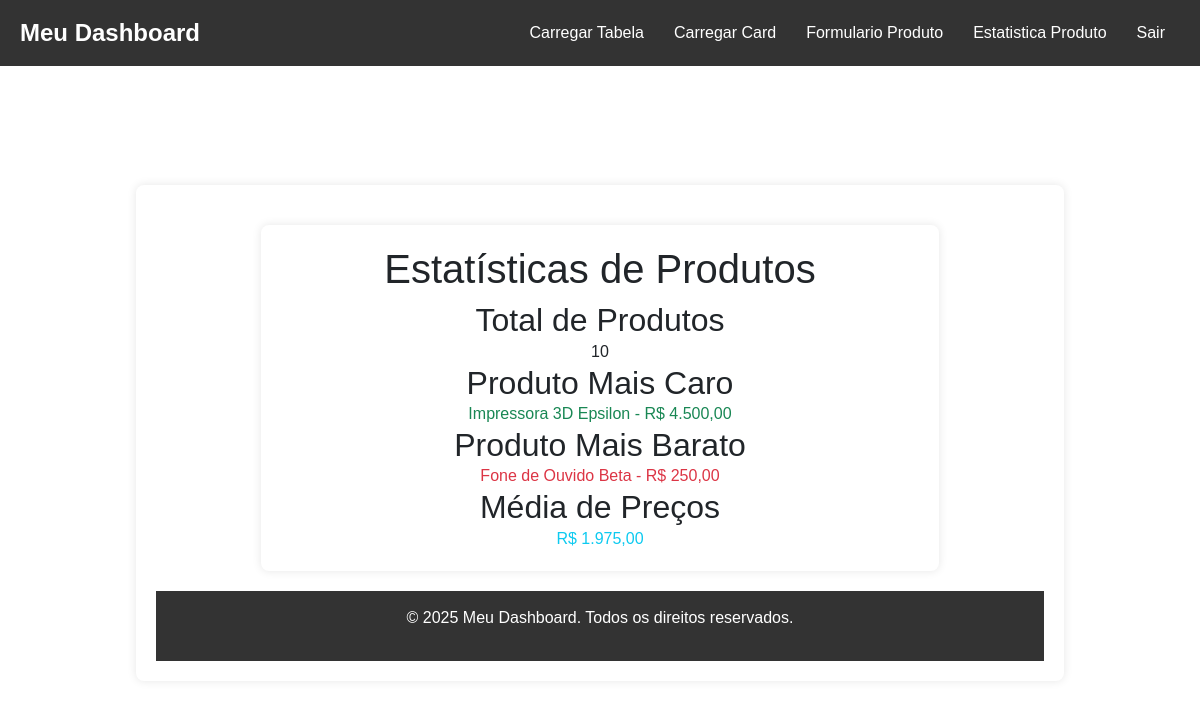
The page /admin/index.php?pagina=estatistica on the database as committed earlier.
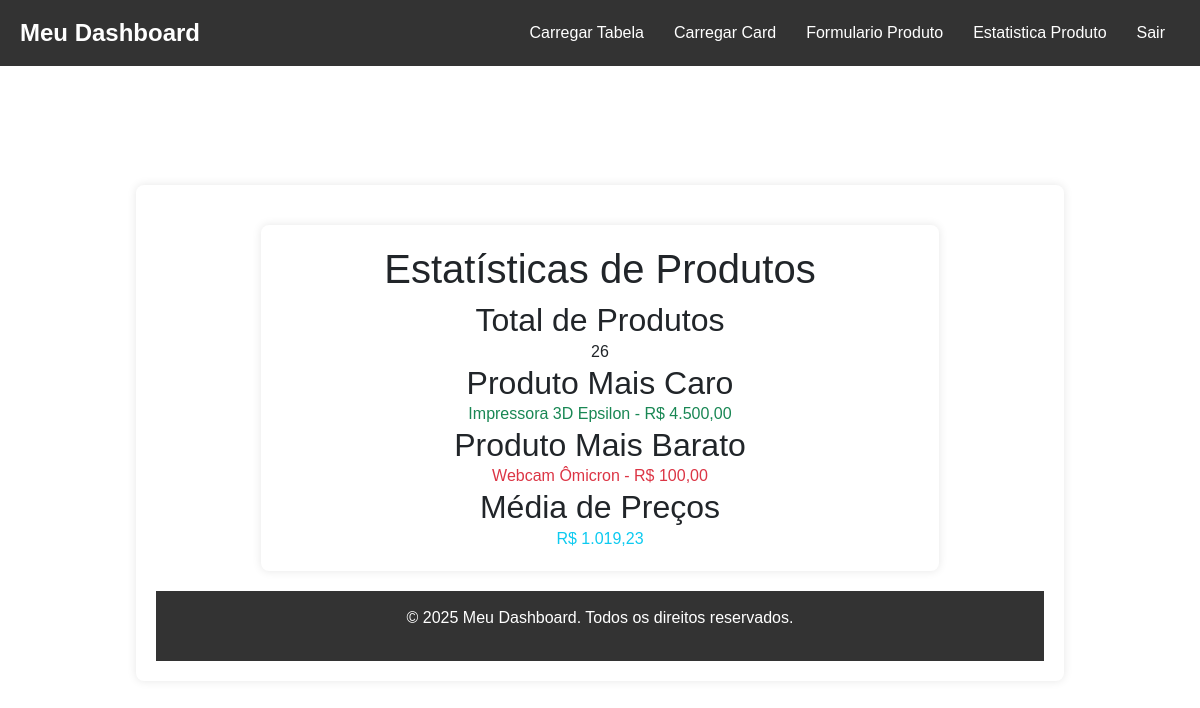
The same page on the database as committed later.
### tables this page shows
CREATE TABLE IF NOT EXISTS `produtos` (
  `idproduto` BIGINT(20) UNSIGNED NOT NULL AUTO_INCREMENT,   
  `nome` VARCHAR(255) NULL DEFAULT NULL,                     
  `descricao` VARCHAR(255) NULL DEFAULT NULL,                
  `preco` DECIMAL(10,2) NULL DEFAULT NULL,                   
  `imagem` VARCHAR(255) NULL DEFAULT NULL,                  
  `link` VARCHAR(255) NULL DEFAULT NULL,                     
  PRIMARY KEY (`idproduto`)                                 

);

### php/funcao.php (the view, shortened to what this page needs)
<?php
function conectar()
{
    $servidor = "db";
    $user = "root";
    $password = "123";
    $banco = "shopee";
    return mysqli_connect($servidor, $user, $password, $banco);
}
function estatisticaProdutos()
{
    $conexao = conectar();
    $sqlTotal = "SELECT COUNT(*) as total FROM `produtos`";
    $resultadoTotal = mysqli_query($conexao, $sqlTotal);
    $totalProdutos = mysqli_fetch_assoc($resultadoTotal)['total'];
    $sqlMaxPreco = "SELECT nome, preco FROM `produtos` ORDER BY preco DESC LIMIT 1";
    $resultadoMaxPreco = mysqli_query($conexao, $sqlMaxPreco);
    $produtoMaisCaro = mysqli_fetch_assoc($resultadoMaxPreco);
    $sqlMinPreco = "SELECT nome, preco FROM `produtos` ORDER BY preco ASC LIMIT 1";
    $resultadoMinPreco = mysqli_query($conexao, $sqlMinPreco);
    $produtoMaisBarato = mysqli_fetch_assoc($resultadoMinPreco);
    $sqlMediaPreco = "SELECT AVG(preco) as media_preco FROM `produtos`";
    $resultadoMediaPreco = mysqli_query($conexao, $sqlMediaPreco);
    $mediaPreco = mysqli_fetch_assoc($resultadoMediaPreco)['media_preco'];
    echo "<div class='container-admin'>
            <div class='content'>
              <h1>Estatísticas de Produtos</h1>
              <div class='card-estatistica'>
                <div class='card-body'>
                  <h2 class='card-title'>Total de Produtos</h2>
                  <p class='card-text'>$totalProdutos</p>
                </div>
              </div>
              <div class='card-estatistica'>
                <div class='card-body'>
                  <h2 class='card-title'>Produto Mais Caro</h2>
                  <p class='card-text text-success'>{$produtoMaisCaro['nome']} - R$ " . number_format($produtoMaisCaro['preco'], 2, ',', '.') . "</p>
                </div>
              </div>
              <div class='card-estatistica'>
                <div class='card-body'>
                  <h2 class='card-title'>Produto Mais Barato</h2>
                  <p class='card-text text-danger'>{$produtoMaisBarato['nome']} - R$ " . number_format($produtoMaisBarato['preco'], 2, ',', '.') . "</p>
                </div>
              </div>
              <div class='card-estatistica'>
                <div class='card-body'>
                  <h2 class='card-title'>Média de Preços</h2>
                  <p class='card-text text-info'>R$ " . number_format($mediaPreco, 2, ',', '.') . "</p>
                </div>
              </div>";
    return $totalProdutos;
}

### admin/index.php (shortened to what this page needs)
<?php
require_once '../php/funcao.php';
?>
<!DOCTYPE html>
<html lang="pt-br">
<head>
  <link rel="stylesheet" href="../css/admin.css" />
  <link rel="stylesheet" href="../css/card.css" />
  <link id="bootstrap-css" rel="stylesheet" href="../css/bootstrap-5.3.3-dist/css/bootstrap.min.css">
</head>
<body>
  <header class="header">
    <div class="logo">Meu Dashboard</div>
    <nav class="nav">
      <a href="index.php?pagina=tabela" id="tabela-admin">Carregar Tabela</a>
      <a href="index.php?pagina=card" id="card-admin">Carregar Card</a>
      <a href="index.php?pagina=formulario_produtos" id="formulario-admin">Formulario Produto</a>
      <a href="index.php?pagina=estatistica" id="estatistica-admin">Estatistica Produto</a>
      <a href="logout.php">Sair</a>
    </nav>
  </header>
  <div class="container-admin">
    <div class="content" id="principal-admin">
      <?php
      require_once '../php/funcao.php';
      if (isset($_GET['pagina']) && ($_GET['pagina'] == 'tabela')) {
        tabelaProdutos();
      }else if (isset($_GET['pagina']) && ($_GET['pagina'] == 'card')) {
        listarProdutos();
      }else if (isset($_GET['pagina']) && ($_GET['pagina'] == 'formulario_produtos')) {
        formularioProdutos();
      }else if (isset($_GET['pagina']) && ($_GET['pagina'] == 'estatistica')) {
        estatisticaProdutos();
      }else {
        echo "<p class='info'>Clique no botão para carregar o conteúdo.</p>";
      }
      ?>
    </div>
  </div>
  <footer class="footer">
    <p>&copy; 2025 Meu Dashboard. Todos os direitos reservados.</p>
  </footer>
</body>
</html>

### css/admin.css (style rules this page uses)
* { margin: 0; padding: 0; box-sizing: border-box; font-family: Arial, sans-serif; }
body { background-color: #f5f5f5; color: #333; display: flex; flex-direction: column; min-height: 100vh; }
.header { display: flex; justify-content: space-between; align-items: center; background-color: #333; color: white; padding: 15px 20px; }
.logo { font-size: 1.5em; font-weight: bold; }
.nav a { color: white; text-decoration: none; margin: 0 15px; font-size: 1em; transition: 0.3s; }
.container-admin { flex: 1; display: flex; justify-content: center; align-items: center; padding: 20px; }
.content { background: white; padding: 20px; border-radius: 8px; box-shadow: 0 0 10px rgba(0, 0, 0, 0.1); width: 80%; text-align: center; }
.footer { background-color: #333; color: white; text-align: center; padding: 15px; position: relative; width: 100%; }

Rows that differ between the two databases and show on the page:
no longer on this page (row unchanged): produtos: nome "Fone de Ouvido Beta", preco "250,00"
added produtos: nome "Webcam Ômicron", preco "100,00"
Other text that changed with them:
$totalProdutos: "10" → "26"
$mediaPreco: "1.975,00" → "1.019,23"
